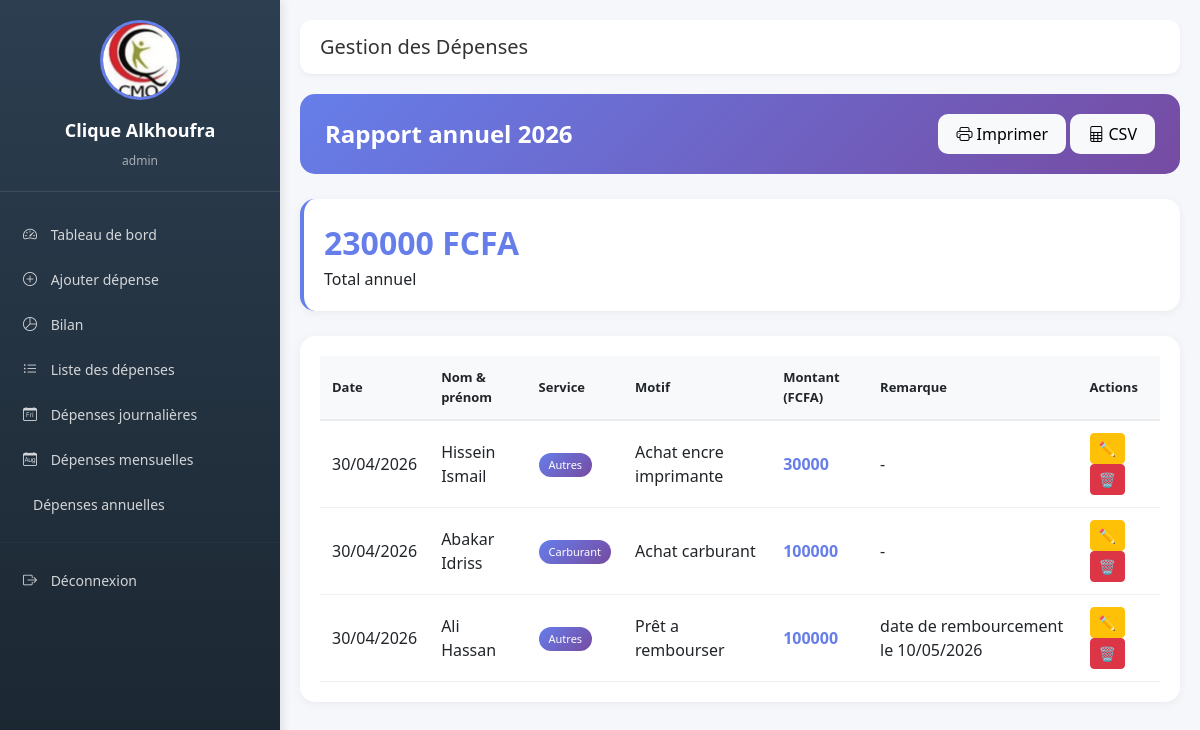
The page /annuel/ (signed in) on the database its author committed.
### depenses/models.py (models this page shows, shortened)
class Depense(models.Model):
    SERVICES = [
        ('SERVICE_CLINIQUE', 'Service Clinique'),
        ('LABORATOIRE', 'Laboratoire'),
        ('CHIRURGIE_INFIRMERIE', 'Chirurgie et Infirmerie'),
        ('CARBURANT', 'Carburant'),
        ('MAINTENANCE', 'Maintenance'),
        ('LOCATION', 'Location'),
        ('CAMPUS_MEDECIN', 'Campus Médecin'),
        ('TAXES', 'Taxes'),
        ('SALAIRE', 'Salaire'),
        ('RECEPTION', 'Réception'),
        ('HYGIENE', 'Hygiène'),
        ('AUTRES', 'Autres'),
    ]
    date = models.DateField(default=timezone.now)
    nom_prenom = models.CharField(max_length=200, verbose_name="Nom et prénom")
    service = models.CharField(max_length=50, choices=SERVICES, default='AUTRES')
    motif_depense = models.TextField(verbose_name="Motif de la dépense")
    montant = models.DecimalField(max_digits=10, decimal_places=2)
    remarque = models.TextField(blank=True, null=True)
    nom_utilisateur = models.ForeignKey(User, on_delete=models.CASCADE)
    created_at = models.DateTimeField(auto_now_add=True)
    updated_at = models.DateTimeField(auto_now=True)
    justificatif = models.FileField(
        upload_to=upload_justificatif_path,
        verbose_name="Justificatif (facture, reçu)",
        blank=True,
        null=True,
        help_text="Formats acceptés: PDF, JPG, PNG, JPEG (max 5MB)"
    )
    justificatif_nom = models.CharField(max_length=255, blank=True, null=True)
    class Meta:
        ordering = ['-date']
        verbose_name = "Dépense"
        verbose_name_plural = "Dépenses"

### depenses/views.py (the view)
# urls.py: path('annuel/', views.depenses_annuelles, name='depenses_annuelles'),
@login_required
def depenses_annuelles(request):
    today = timezone.now()
    depenses = Depense.objects.filter(
        nom_utilisateur=request.user,
        date__year=today.year
    ).order_by('-date', '-id')
    total = depenses.aggregate(Sum('montant'))['montant__sum'] or 0
    mois_fr = ['Janvier', 'Février', 'Mars', 'Avril', 'Mai', 'Juin',
               'Juillet', 'Août', 'Septembre', 'Octobre', 'Novembre', 'Décembre']
    stats_mois = {}
    for month in range(1, 13):
        total_mois = depenses.filter(date__month=month).aggregate(Sum('montant'))['montant__sum'] or 0
        stats_mois[mois_fr[month-1]] = total_mois
    context = {
        'depenses': depenses,
        'total': total,
        'periode': f"Rapport annuel {today.year}",
        'stats_mois': stats_mois,
        'annee': today.year,
    }
    return render(request, 'depenses/depenses_annuelles.html', context)

### depenses/templates/depenses/depenses_annuelles.html (shortened to what this page needs)
{% extends 'depenses/base.html' %}
{% load static %}
{% block content %}
<div class="page-container">
    <div class="page-header no-print">
        <h2> {{ periode }}</h2>
        <div class="btn-actions">
            <button onclick="window.print();" class="btn btn-light btn-custom">
                <i class="bi bi-printer"></i> Imprimer
            </button>
            <button onclick="exporterCSV()" class="btn btn-light btn-custom">
                <i class="bi bi-file-spreadsheet"></i> CSV
            </button>
        </div>
    </div>
    <div class="stats-card no-print">
        <div class="total">{{ total|floatformat:0 }} FCFA</div>
        <div class="count">Total annuel</div>
    </div>
    <div class="table-container">
        <table class="custom-table" id="annuelTable">
            <thead>
                <tr>
                    <th>Date</th>
                    <th>Nom & prénom</th>
                    <th>Service</th>
                    <th>Motif</th>
                    <th>Montant (FCFA)</th>
                    <th>Remarque</th>
                    <th class="no-print print-hide">Actions</th>
                </tr>
            </thead>
            <tbody>
                {% for depense in depenses %}
                <tr>
                    <td>{{ depense.date|date:"d/m/Y" }}</td>
                    <td>{{ depense.nom_prenom }}</td>
                    <td><span class="badge-service">{{ depense.get_service_display }}</span></td>
                    <td>{{ depense.motif_depense|truncatechars:60 }}</td>
                    <td class="amount">{{ depense.montant|floatformat:0 }}</td>
                    <td>{{ depense.remarque|default:"-"|truncatechars:40 }}</td>
                    <td class="no-print print-hide">
                        <a href="{% url 'modifier_depense' depense.pk %}" class="btn btn-sm btn-warning">✏️</a>
                        <a href="{% url 'supprimer_depense' depense.pk %}" class="btn btn-sm btn-danger">🗑️</a>
                    </td>
                </tr>
                {% empty %}
                <tr>
                    <td colspan="7" class="text-center">Aucune dépense enregistrée</td>
                </tr>
                {% endfor %}
            </tbody>
        </table>
    </div>
</div>
{% endblock %}

### depenses/templates/depenses/base.html (shortened to what this page needs)
{% load static %}
{% load django_bootstrap5 %}
<!DOCTYPE html>
<html lang="fr">
<head>
    {% bootstrap_css %}
    <link rel="stylesheet" href="{% static 'depenses/css/style.css' %}">
    <link rel="stylesheet" href="https://cdn.jsdelivr.net/npm/bootstrap-icons@1.11.3/font/bootstrap-icons.min.css">
</head>
<body>
{% if user.is_authenticated %}
    <div class="sidebar">
        <div class="sidebar-logo">
            <img src="{% static 'depenses/images/logo1.jpg' %}" alt="Logo">
            <h5>Clique Alkhoufra</h5>
            <small>{{ user.username }}</small>
        </div>
        <nav>
            <a href="{% url 'dashboard' %}"><i class="bi bi-speedometer2"></i> Tableau de bord</a>
            <a href="{% url 'ajouter_depense' %}"><i class="bi bi-plus-circle"></i> Ajouter dépense</a>
            <a href="{% url 'bilan' %}"><i class="bi bi-pie-chart"></i> Bilan</a>
            <a href="{% url 'liste_depenses' %}"><i class="bi bi-list-ul"></i> Liste des dépenses</a>
            <a href="{% url 'depenses_journalieres' %}"><i class="bi bi-calendar-day"></i> Dépenses journalières</a>
            <a href="{% url 'depenses_mensuelles' %}"><i class="bi bi-calendar-month"></i> Dépenses mensuelles</a>
            <a href="{% url 'depenses_annuelles' %}"> Dépenses annuelles</a>
            <hr style="margin: 15px 0; border-color: rgba(255,255,255,0.1);">
            <a href="{% url 'logout' %}"><i class="bi bi-box-arrow-right"></i> Déconnexion</a>
        </nav>
    </div>
    <div class="content">
        <div class="main-header">
            <h1>Gestion des Dépenses</h1>
        </div>
        {% block content %}
        {% endblock %}
    </div>
{% else %}
    {% block auth_content %}{% endblock %}
{% endif %}
</body>
</html>

### depenses/templates/depenses/base.html (style rules this page uses)
* { margin: 0; padding: 0; box-sizing: border-box; }
body { font-family: 'Segoe UI', Tahoma, Geneva, Verdana, sans-serif; background: #f5f7fa; overflow-x: hidden; }
.sidebar { position: fixed; top: 0; left: 0; height: 100vh; width: 280px; background: linear-gradient(180deg, #2c3e50 0%, #1a252f 100%); box-shadow: 2px 0 10px rgba(0,0,0,0.1); transition: all 0.3s ease; overflow-y: auto; z-index: 1000; }
.sidebar a { color: rgba(255,255,255,0.8); text-decoration: none; padding: 12px 20px; display: block; transition: all 0.3s ease; border-left: 3px solid transparent; font-size: 14px; }
.sidebar a i { margin-right: 10px; width: 20px; }
.sidebar-logo { padding: 20px; text-align: center; border-bottom: 1px solid rgba(255,255,255,0.1); margin-bottom: 20px; }
.sidebar-logo img { width: 80px; height: 80px; border-radius: 50%; object-fit: cover; margin-bottom: 10px; border: 3px solid #667eea; }
.sidebar-logo h5 { color: white; font-size: 18px; font-weight: 600; margin: 10px 0 5px; }
.sidebar-logo small { color: rgba(255,255,255,0.6); font-size: 12px; }
.content { margin-left: 280px; padding: 20px; background: #f5f7fa; min-height: 100vh; transition: margin-left 0.3s ease; }
.main-header { display: flex; justify-content: space-between; align-items: center; margin-bottom: 20px; background: white; padding: 15px 20px; border-radius: 12px; box-shadow: 0 2px 5px rgba(0,0,0,0.05); }
.main-header h1 { margin: 0; font-size: 20px; color: #333; }

### depenses/templates/depenses/depenses_annuelles.html (style rules this page uses)
.page-container { animation: fadeInUp 0.5s ease-out; }
.page-header { background: linear-gradient(135deg, #667eea 0%, #764ba2 100%); border-radius: 15px; padding: 20px 25px; margin-bottom: 25px; color: white; display: flex; justify-content: space-between; align-items: center; flex-wrap: wrap; }
.page-header h2 { margin: 0; font-size: 24px; font-weight: 600; }
.btn-custom { border-radius: 10px; padding: 8px 18px; font-weight: 500; transition: all 0.3s ease; border: none; }
.stats-card { background: white; border-radius: 15px; padding: 20px; margin-bottom: 25px; box-shadow: 0 2px 10px rgba(0,0,0,0.05); border-left: 4px solid #667eea; }
.stats-card .total { font-size: 32px; font-weight: bold; color: #667eea; }
.table-container { background: white; border-radius: 15px; padding: 20px; box-shadow: 0 2px 10px rgba(0,0,0,0.05); overflow-x: auto; }
.custom-table { margin-bottom: 0; width: 100%; border-collapse: collapse; }
.custom-table thead th { background: #f8f9fa; font-weight: 600; font-size: 13px; padding: 12px; border-bottom: 2px solid #e9ecef; }
.custom-table tbody td { padding: 12px; border-bottom: 1px solid #eef2f7; }
.badge-service { background: linear-gradient(135deg, #667eea 0%, #764ba2 100%); color: white; padding: 4px 10px; border-radius: 20px; font-size: 11px; display: inline-block; }
.amount { font-weight: 700; color: #667eea; }

### rows shown on the page
Depense: date "30/04/2026", nom_prenom "Hissein Ismail", service "Autres", motif_depense "Achat encre imprimante", montant "30000", remarque "-"
Depense: date "30/04/2026", nom_prenom "Abakar Idriss", service "Carburant", motif_depense "Achat carburant", montant "100000", remarque "-"
Depense: date "30/04/2026", nom_prenom "Ali Hassan", service "Autres", motif_depense "Prêt a rembourser", montant "100000", remarque "date de rembourcement le 10/05/2026"

### other values the page prints
{{ user.username }} "admin"
{{ total|floatformat:0 }} "230000"
